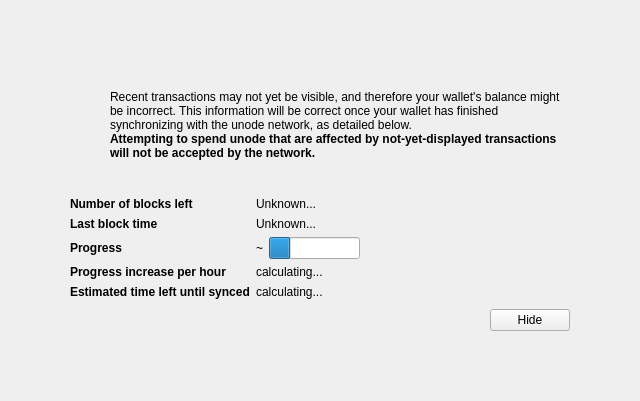
<?xml version="1.0" encoding="UTF-8"?>
<ui version="4.0">
 <class>ModalOverlay</class>
 <widget class="ModalOverlay" name="ModalOverlay">
  <property name="geometry">
   <rect>
    <x>0</x>
    <y>0</y>
    <width>640</width>
    <height>401</height>
   </rect>
  </property>
  <property name="windowTitle">
   <string>Form</string>
  </property>
  <layout class="QVBoxLayout" name="verticalLayout" stretch="0">
   <property name="sizeConstraint">
    <enum>QLayout::SetDefaultConstraint</enum>
   </property>
   <property name="leftMargin">
    <number>0</number>
   </property>
   <property name="topMargin">
    <number>0</number>
   </property>
   <property name="rightMargin">
    <number>0</number>
   </property>
   <property name="bottomMargin">
    <number>0</number>
   </property>
   <item>
    <widget class="QWidget" name="bgWidget" native="true">
     <property name="styleSheet">
      <string notr="true"/>
     </property>
     <layout class="QVBoxLayout" name="verticalLayoutMain" stretch="0">
      <property name="leftMargin">
       <number>60</number>
      </property>
      <property name="topMargin">
       <number>60</number>
      </property>
      <property name="rightMargin">
       <number>60</number>
      </property>
      <property name="bottomMargin">
       <number>60</number>
      </property>
      <item>
       <widget class="QWidget" name="contentWidget" native="true">
        <property name="styleSheet">
         <string notr="true"/>
        </property>
        <layout class="QVBoxLayout" name="verticalLayoutSub" stretch="1,0,0,0,0">
         <property name="spacing">
          <number>0</number>
         </property>
         <property name="leftMargin">
          <number>10</number>
         </property>
         <property name="topMargin">
          <number>10</number>
         </property>
         <property name="rightMargin">
          <number>10</number>
         </property>
         <property name="bottomMargin">
          <number>10</number>
         </property>
         <item>
          <layout class="QHBoxLayout" name="horizontalLayoutIconText" stretch="0,1">
           <property name="topMargin">
            <number>20</number>
           </property>
           <item>
            <layout class="QVBoxLayout" name="verticalLayoutIcon">
             <property name="leftMargin">
              <number>0</number>
             </property>
             <item>
              <widget class="QPushButton" name="warningIcon">
               <property name="enabled">
                <bool>false</bool>
               </property>
               <property name="text">
                <string/>
               </property>
               <property name="icon">
                <iconset>
                 <normaloff>:/icons/warning</normaloff>
                 <disabledoff>:/icons/warning</disabledoff>:/icons/warning</iconset>
               </property>
               <property name="iconSize">
                <size>
                 <width>48</width>
                 <height>48</height>
                </size>
               </property>
               <property name="flat">
                <bool>true</bool>
               </property>
              </widget>
             </item>
             <item>
              <spacer name="verticalSpacerWarningIcon">
               <property name="orientation">
                <enum>Qt::Vertical</enum>
               </property>
               <property name="sizeHint" stdset="0">
                <size>
                 <width>20</width>
                 <height>40</height>
                </size>
               </property>
              </spacer>
             </item>
            </layout>
           </item>
           <item>
            <layout class="QVBoxLayout" name="verticalLayoutInfoText">
             <property name="leftMargin">
              <number>0</number>
             </property>
             <property name="topMargin">
              <number>0</number>
             </property>
             <item>
              <widget class="QLabel" name="infoText">
               <property name="text">
                <string>Recent transactions may not yet be visible, and therefore your wallet's balance might be incorrect. This information will be correct once your wallet has finished synchronizing with the unode network, as detailed below.</string>
               </property>
               <property name="textFormat">
                <enum>Qt::RichText</enum>
               </property>
               <property name="wordWrap">
                <bool>true</bool>
               </property>
              </widget>
             </item>
             <item>
              <widget class="QLabel" name="infoTextStrong">
               <property name="font">
                <font>
                 <weight>75</weight>
                 <bold>true</bold>
                </font>
               </property>
               <property name="text">
                <string>Attempting to spend unode that are affected by not-yet-displayed transactions will not be accepted by the network.</string>
               </property>
               <property name="textFormat">
                <enum>Qt::RichText</enum>
               </property>
               <property name="wordWrap">
                <bool>true</bool>
               </property>
              </widget>
             </item>
             <item>
              <spacer name="verticalSpacerInTextSpace">
               <property name="orientation">
                <enum>Qt::Vertical</enum>
               </property>
               <property name="sizeHint" stdset="0">
                <size>
                 <width>20</width>
                 <height>40</height>
                </size>
               </property>
              </spacer>
             </item>
            </layout>
           </item>
          </layout>
         </item>
         <item>
          <spacer name="verticalSpacerAfterText">
           <property name="orientation">
            <enum>Qt::Vertical</enum>
           </property>
           <property name="sizeHint" stdset="0">
            <size>
             <width>20</width>
             <height>40</height>
            </size>
           </property>
          </spacer>
         </item>
         <item>
          <layout class="QFormLayout" name="formLayout">
           <property name="fieldGrowthPolicy">
            <enum>QFormLayout::FieldsStayAtSizeHint</enum>
           </property>
           <property name="horizontalSpacing">
            <number>6</number>
           </property>
           <property name="verticalSpacing">
            <number>6</number>
           </property>
           <property name="topMargin">
            <number>10</number>
           </property>
           <item row="0" column="0">
            <widget class="QLabel" name="labelNumberOfBlocksLeft">
             <property name="font">
              <font>
               <weight>75</weight>
               <bold>true</bold>
              </font>
             </property>
             <property name="text">
              <string>Number of blocks left</string>
             </property>
            </widget>
           </item>
           <item row="0" column="1">
            <widget class="QLabel" name="numberOfBlocksLeft">
             <property name="text">
              <string>Unknown...</string>
             </property>
            </widget>
           </item>
           <item row="1" column="0">
            <widget class="QLabel" name="labelLastBlockTime">
             <property name="font">
              <font>
               <weight>75</weight>
               <bold>true</bold>
              </font>
             </property>
             <property name="text">
              <string>Last block time</string>
             </property>
            </widget>
           </item>
           <item row="1" column="1">
            <widget class="QLabel" name="newestBlockDate">
             <property name="sizePolicy">
              <sizepolicy hsizetype="Maximum" vsizetype="Preferred">
               <horstretch>0</horstretch>
               <verstretch>0</verstretch>
              </sizepolicy>
             </property>
             <property name="text">
              <string>Unknown...</string>
             </property>
            </widget>
           </item>
           <item row="2" column="0">
            <widget class="QLabel" name="labelSyncDone">
             <property name="font">
              <font>
               <weight>75</weight>
               <bold>true</bold>
              </font>
             </property>
             <property name="text">
              <string>Progress</string>
             </property>
            </widget>
           </item>
           <item row="2" column="1">
            <layout class="QHBoxLayout" name="horizontalLayoutSync" stretch="0,1">
             <item>
              <widget class="QLabel" name="percentageProgress">
               <property name="text">
                <string>~</string>
               </property>
              </widget>
             </item>
             <item>
              <widget class="QProgressBar" name="progressBar">
               <property name="value">
                <number>24</number>
               </property>
               <property name="format">
                <string/>
               </property>
              </widget>
             </item>
            </layout>
           </item>
           <item row="4" column="0">
            <widget class="QLabel" name="labelProgressIncrease">
             <property name="font">
              <font>
               <weight>75</weight>
               <bold>true</bold>
              </font>
             </property>
             <property name="text">
              <string>Progress increase per hour</string>
             </property>
            </widget>
           </item>
           <item row="4" column="1">
            <widget class="QLabel" name="progressIncreasePerH">
             <property name="text">
              <string>calculating...</string>
             </property>
            </widget>
           </item>
           <item row="5" column="0">
            <widget class="QLabel" name="labelEstimatedTimeLeft">
             <property name="font">
              <font>
               <weight>75</weight>
               <bold>true</bold>
              </font>
             </property>
             <property name="text">
              <string>Estimated time left until synced</string>
             </property>
            </widget>
           </item>
           <item row="5" column="1">
            <widget class="QLabel" name="expectedTimeLeft">
             <property name="text">
              <string>calculating...</string>
             </property>
            </widget>
           </item>
          </layout>
         </item>
         <item>
          <layout class="QHBoxLayout" name="horizontalLayoutButtons">
           <property name="leftMargin">
            <number>10</number>
           </property>
           <property name="topMargin">
            <number>10</number>
           </property>
           <item>
            <spacer name="horizontalSpacer">
             <property name="orientation">
              <enum>Qt::Horizontal</enum>
             </property>
             <property name="sizeHint" stdset="0">
              <size>
               <width>40</width>
               <height>20</height>
              </size>
             </property>
            </spacer>
           </item>
           <item>
            <widget class="QPushButton" name="closeButton">
             <property name="text">
              <string>Hide</string>
             </property>
            </widget>
           </item>
          </layout>
         </item>
         <item>
          <layout class="QVBoxLayout" name="verticalLayout_2">
           <item>
            <spacer name="verticalSpacer">
             <property name="orientation">
              <enum>Qt::Vertical</enum>
             </property>
             <property name="sizeHint" stdset="0">
              <size>
               <width>20</width>
               <height>40</height>
              </size>
             </property>
            </spacer>
           </item>
          </layout>
         </item>
        </layout>
       </widget>
      </item>
     </layout>
    </widget>
   </item>
  </layout>
 </widget>
 <customwidgets>
  <customwidget>
   <class>ModalOverlay</class>
   <extends>QWidget</extends>
   <header>modaloverlay.h</header>
   <container>1</container>
  </customwidget>
 </customwidgets>
 <resources/>
 <connections/>
</ui>
